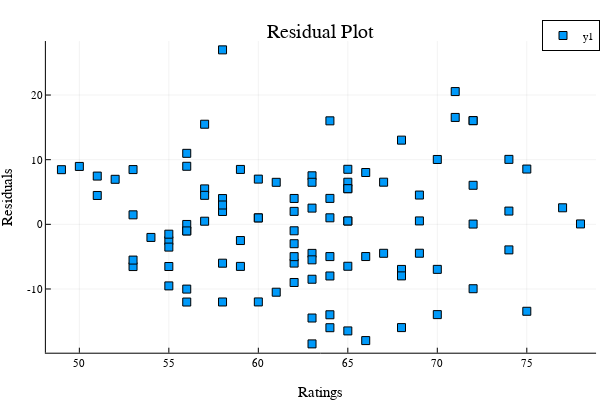

Notebook code for this chart:
### Code cell
# Plot scatter plot with residuals on the y axis, ratings on the x axis
scatter(ratings,array, shape = :rect)
xlabel!("Ratings")
ylabel!("Residuals")
title!("Residual Plot")

### Figure 1 — Plotly figure (JSON) as saved in the notebook; plotly's stock layout.template omitted (floating-point values rounded to 4 significant figures)
{"data": [{"colorbar": {"title": ""}, "legendgroup": "y1", "marker": {"color": "rgba(0, 154, 250, 1.000)", "line": {"color": "rgba(0, 0, 0, 1.000)", "width": 1}, "size": 8, "symbol": "square"}, "mode": "markers", "name": "y1", "showlegend": true, "type": "scatter", "x": [55, 55, 63, 55, 58, 65, 62, 58, 57, 56, 69, 59, 61, 64, 71, 64, 60, 72, 65, 58, 55, 55, 72, 63, 75, 65, 58, 69, 74, 71, 68, 63, 56, 67, 64, 62, 54, 56, 74, 57, 57, 63, 64, 59, 72, 56, 57, 64, 63, 56, 66, 62, 49, 65, 64, 72, 50, 56, 62, 75, 51, 52, 70, 53, 65, 61, 65, 65, 53, 65, 58, 70, 62, 60, 63, 53, 60, 77, 66, 51, 53, 66, 68, 63, 60, 62, 62, 68, 72, 70, 67, 63, 64, 59, 68, 58, 56, 78, 74, 69], "xaxis": "x", "y": [-2.523, -9.523, -4.493, -3.523, 3.988, -6.486, 4.003, 1.988, 5.484, -1.019, 4.529, 8.492, 6.499, 1.01, 16.54, 4.01, 0.9954, 16.04, 6.514, 2.988, -6.523, -1.523, 16.04, 2.507, 8.551, 5.514, 26.99, 0.529, 2.048, 20.54, 13.03, -5.493, 10.98, 6.522, -13.99, -0.9971, -2.027, -12.02, 10.05, 4.484, 0.4842, 7.507, 16.01, -6.508, 0.04015, -0.01949, 15.48, -7.99, -14.49, -10.02, -4.982, 2.003, 8.454, 8.514, -4.99, -9.96, 8.958, -1.019, -2.997, -13.45, 4.462, 6.966, -6.967, 1.469, 0.5141, -10.5, 0.5141, 5.514, -6.531, -16.49, -6.012, -13.97, -5.997, -12.0, 6.507, 8.469, 6.995, 2.559, 8.018, 7.462, -5.531, -17.98, -6.975, -8.493, 0.9954, -4.997, -8.997, -7.975, 6.04, 10.03, -4.478, -18.49, -15.99, -2.508, -15.97, -12.01, 8.981, 0.06251, -3.952, -4.471], "yaxis": "y", "zmax": null, "zmin": null}], "layout": {"annotations": [{"font": {"color": "rgba(0, 0, 0, 1.000)", "family": "sans-serif", "size": 20}, "rotation": 0, "showarrow": false, "text": "Residual Plot", "x": 0.535, "xanchor": "center", "xref": "paper", "y": 1, "yanchor": "top", "yref": "paper"}], "height": 400, "legend": {"bgcolor": "rgba(255, 255, 255, 1.000)", "bordercolor": "rgba(0, 0, 0, 1.000)", "borderwidth": 1, "font": {"color": "rgba(0, 0, 0, 1.000)", "family": "sans-serif", "size": 11}, "title": {"font": {"color": "rgba(0, 0, 0, 1.000)", "family": "sans-serif", "size": 15}, "text": ""}, "tracegroupgap": 0, "traceorder": "normal", "x": 1, "xanchor": "auto", "y": 1, "yanchor": "auto"}, "margin": {"b": 20, "l": 0, "r": 0, "t": 20}, "paper_bgcolor": "rgba(255, 255, 255, 1.000)", "plot_bgcolor": "rgba(255, 255, 255, 1.000)", "showlegend": true, "width": 600, "xaxis": {"anchor": "y", "domain": [0.07647, 0.9934], "gridcolor": "rgba(0, 0, 0, 0.100)", "gridwidth": 0.5, "linecolor": "rgba(0, 0, 0, 1.000)", "mirror": false, "range": [48.13, 78.87], "showgrid": true, "showline": true, "showticklabels": true, "tickangle": 0, "tickcolor": "rgb(0, 0, 0)", "tickfont": {"color": "rgba(0, 0, 0, 1.000)", "family": "sans-serif", "size": 11}, "tickmode": "array", "ticks": "inside", "ticktext": ["50", "55", "60", "65", "70", "75"], "tickvals": [50, 55, 60, 65, 70, 75], "title": "Ratings", "titlefont": {"color": "rgba(0, 0, 0, 1.000)", "family": "sans-serif", "size": 15}, "type": "-", "visible": true, "zeroline": false, "zerolinecolor": "rgba(0, 0, 0, 1.000)"}, "yaxis": {"anchor": "x", "domain": [0.07581, 0.9415], "gridcolor": "rgba(0, 0, 0, 0.100)", "gridwidth": 0.5, "linecolor": "rgba(0, 0, 0, 1.000)", "mirror": false, "range": [-19.86, 28.35], "showgrid": true, "showline": true, "showticklabels": true, "tickangle": 0, "tickcolor": "rgb(0, 0, 0)", "tickfont": {"color": "rgba(0, 0, 0, 1.000)", "family": "sans-serif", "size": 11}, "tickmode": "array", "ticks": "inside", "ticktext": ["-10", "0", "10", "20"], "tickvals": [-10, 0, 10, 20], "title": "Residuals", "titlefont": {"color": "rgba(0, 0, 0, 1.000)", "family": "sans-serif", "size": 15}, "type": "-", "visible": true, "zeroline": false, "zerolinecolor": "rgba(0, 0, 0, 1.000)"}}}
